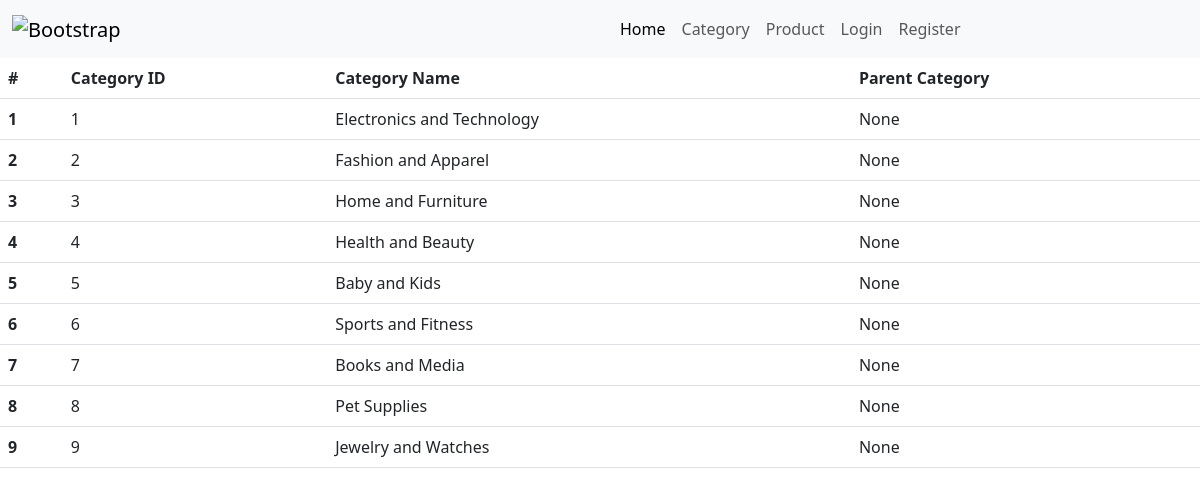
The page /category/ on the database its author committed.
### ecommerce_application/models.py (models this page shows, shortened)
class Category(models.Model):
    name = models.CharField(max_length=100)
    parent_category = models.ForeignKey('self', on_delete=models.CASCADE, null=True, blank=True, related_name='child_categories')

### ecommerce_application/views.py (the view)
# urls.py: path('category/', CategorytListView.as_view(), name='Category_list'),
class CategorytListView(View):
    def get(self, request):
        category = Category.objects.all()
        return render(request, 'category/category_list.html', {'category': category})

### templates/category/category_list.html (shortened to what this page needs)
{% extends 'base.html' %}
{% block content %}
<table class="table">
    <thead>
      <tr>
        <th scope="col">#</th>
        <th scope="col">Category ID</th>
        <th scope="col">Category Name</th>
        <th scope="col">Parent Category</th>
      </tr>
    </thead>
    <tbody>
        {% for category in category %}
      <tr>
        <th scope="row">{{ forloop.counter }}</th>
        <td>{{ category.id }}</td>
        <td>{{ category.name }}</td>
        <td>{{ category.parent_category }}</td>
      </tr>
      {% endfor %}
    </tbody>
  </table>
{% endblock %}

### rows shown on the page
Category: id "1", name "Electronics and Technology", parent_category "None"
Category: id "2", name "Fashion and Apparel", parent_category "None"
Category: id "3", name "Home and Furniture", parent_category "None"
Category: id "4", name "Health and Beauty", parent_category "None"
Category: id "5", name "Baby and Kids", parent_category "None"
Category: id "6", name "Sports and Fitness", parent_category "None"
Category: id "7", name "Books and Media", parent_category "None"
Category: id "8", name "Pet Supplies", parent_category "None"
Category: id "9", name "Jewelry and Watches", parent_category "None"
